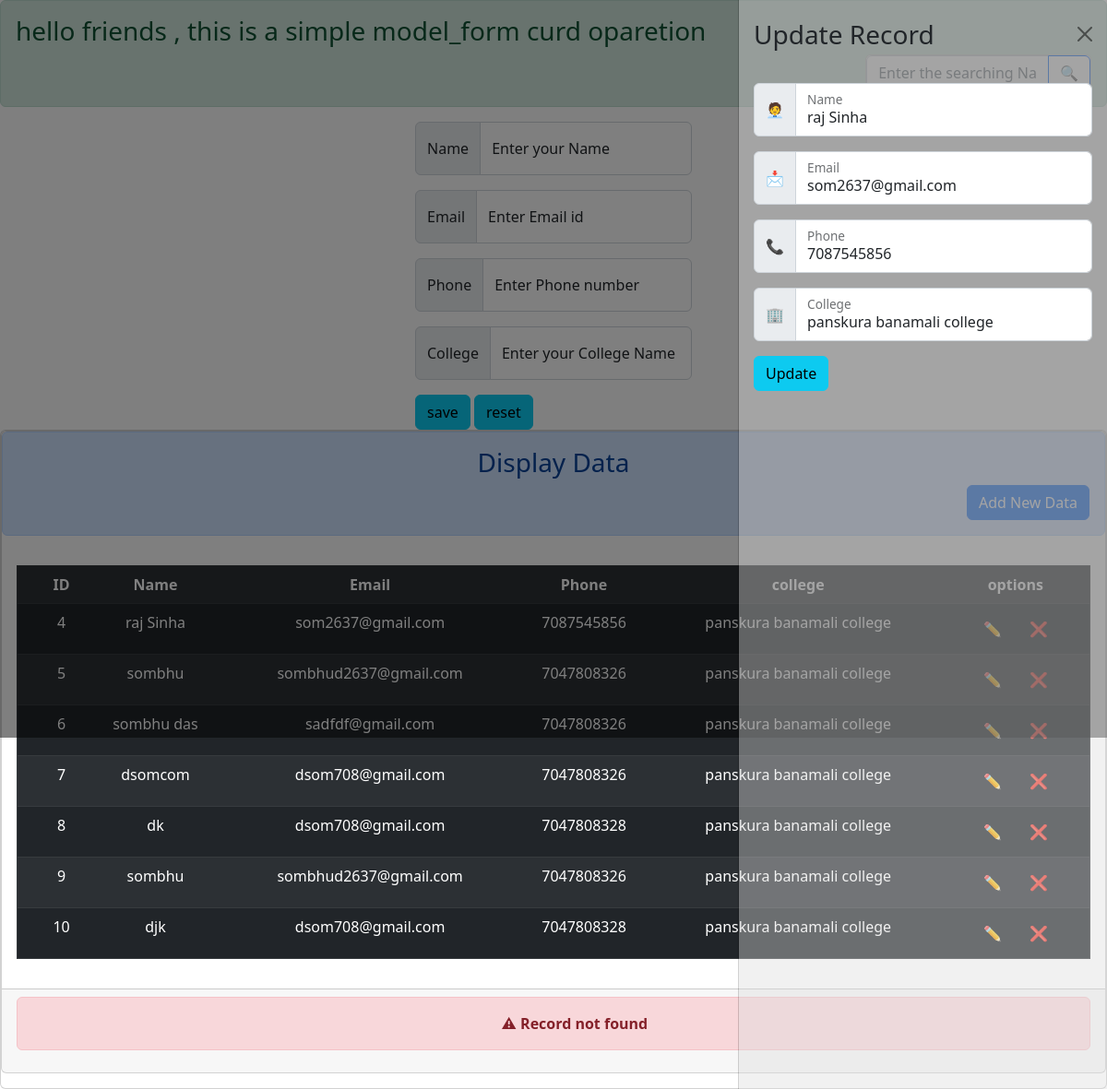
The app's page /edit/4 with its own data.
### p1/models.py (models this page shows)
class curd(models.Model):
	name=models.CharField(max_length=70)
	email=models.EmailField(max_length=80)
	phone=models.IntegerField()
	college=models.CharField(max_length=200)

### p1/views.py (the view)
# urls.py: path('edit/<int:id>' , views.edit, name="edit"),
def edit(request,id):
	f=curd.objects.get(pk=id)
	fm=pr2(instance=f) #return specific record
	form=pr2()
	display=curd.objects.all()
	return render(request, "update.html" , { 'id':id ,'data': display , 'form':form ,'up':fm ,})

### p1/forms.py
class pr2(forms.ModelForm):
	class Meta:
		model=curd
		fields= ("name" , "email", "phone", "college")
		widgets={
		  'name':forms.TextInput(attrs={'class':'form-control' , 'id':'floatingInputGroup1' ,'placeholder':'Name'}),
		  'email':forms.EmailInput(attrs={'class':'form-control' ,'id':'floatingInputGroup1' ,'placeholder':'Email'}),
		  'phone':forms.NumberInput( attrs={'class':'form-control' ,'id':'floatingInputGroup1' ,'placeholder':'Phone'}),
		  'college':forms.TextInput(attrs={'class':'form-control','id':'floatingInputGroup1' ,'placeholder':'college'}),
		}

### p1/templates/update.html (shortened to what this page needs)
{%include "index.html"%}
               <div class="offcanvas offcanvas-end show" tabindex="-1" id="offcanvas" aria-labelledby="offcanvasLabel"  style="background-color: rgba(220, 220, 220, .4); ">
  <div class="offcanvas-header">
    <h3 class="offcanvas-title" id="offcanvasLabel">Update Record</h3>
    <button type="button" class="btn-close" data-bs-dismiss="offcanvas" aria-label="Close"></button>
  </div>
  <div class="offcanvas-body">
                  <form method="POST" action="{%  url 'update' id %}">
     <div class="input-group mb-3">
  <span class="input-group-text">🧑‍💼</span>
  <div class="form-floating">
{{up.name}}    <label for="floatingInputGroup1">Name</label>
  </div>
</div>
<div class="input-group mb-3">
  <span class="input-group-text">📩</span>
  <div class="form-floating">
{{up.email}}
 <label for="floatingInputGroup1">Email</label>
  </div>
</div>
<div class="input-group mb-3">
  <span class="input-group-text">📞</span>
  <div class="form-floating">
{{up.phone}}    <label for="floatingInputGroup1">Phone</label>
  </div>
</div>
<div class="input-group mb-3">
  <span class="input-group-text">🏢</span>
  <div class="form-floating">
{{up.college}}    <label for="floatingInputGroup1">College</label>
  </div>
</div>
     <button type="submit" class="btn btn-info">Update</button>
    </form>
  </div>
</div>

### p1/templates/index.html (shortened to what this page needs)
<!doctype html>
<html lang="en">
  <head>
    <link href="https://cdn.jsdelivr.net/npm/bootstrap@5.2.3/dist/css/bootstrap.min.css" rel="stylesheet">
  </head>
  <body>
    <div class="curd">
     <div class="alert alert-success" role="alert">
   <h3>hello friends , this is a simple model_form curd oparetion</h3>
  <form  style="margin-left: 79%; " class="card text-center" method="POST" action="{% url 'search' %}">
    <div class="input-group">
  <input type="text"  class="form-control" placeholder="Enter the searching Name"  aria-describedby="button-addon2" name="search">
  <button class="btn btn-outline-primary" type="submit" id="button-addon2">🔍</button></div>
</form>
  </div>
    <form method="POST" action="{% url 'add'%}" class="col-sm-3 mx-auto" >
     <div class="input-group mb-3" aria-label="Small button group">
  <span class="input-group-text">Name</span>
  <div class="form-floating">
    {{form.name}}
    <label for="floatingInputGroup1">Enter your Name</label>
  </div>
</div>
<div class="input-group mb-3">
  <span class="input-group-text">Email</span>
  <div class="form-floating">
    {{form.email}}
    <label for="floatingInputGroup1">Enter Email id</label>
  </div>
</div>
<div class="input-group mb-3">
  <span class="input-group-text">Phone</span>
  <div class="form-floating">
   {{form.phone}}
    <label for="floatingInputGroup1">Enter Phone number</label>
  </div>
</div>
<div class="input-group mb-3">
  <span class="input-group-text">College</span>
  <div class="form-floating">
    {{form.college}}
    <label for="floatingInputGroup1"> Enter your College Name</label>
  </div>
</div>
    <button type="submit" class="btn btn-info" onclick="">save</button>
      <button type="reset" class="btn btn-info" >reset</button>
    </form>
  </div>
<div class="card">
    <div class="card text-center">
  <div  class="alert alert-primary" role="alert">
   <h3> Display Data</h3>
<div  class="text-end">
 <button  class="btn btn-primary" type="button" data-bs-toggle="offcanvas" data-bs-target="#offcanvasTop" aria-controls="offcanvasTop">Add New Data</button> </div>
  </div>
 {% block show%}
  <div class="card-body">
     <table border="" class="table table-dark table-striped">
        <th align="text-center">
          <td ><b>ID</b></td>
          <td ><b>Name</b></td>
          <td ><b>Email</b></td>
          <td ><b>Phone</b></td>
          <td><b>college</b></td>
          <td><b>options</b></td>
        </th>
          {% for i in data %}
        <tr>
            <td></td>
            <td>{{ i.id}}</td>
            <td>{{ i.name }}</td>
            <td>{{i.email}}</td>
            <td>{{i.phone}}</td>
            <td>{{i.college}}</td>
            <td>
              <span class="inline">
              <form  method="POST" action="{% url 'edit' i.id%}">
                  <button class="btn btn-outline-none" type="submit" >✏️</button>
             </form></span>
               <span class="inline">
               <button class="btn btn-outline-none" type="button" data-bs-toggle="offcanvas" data-bs-target="#offcanvasBottom" aria-controls="offcanvasBottom">❌</button>
                  </span>
                  </div>
                 </div>
            </td>
          </tr>
            {% endfor %}
  {% endblock %}
  <div class="card-footer text-muted">
{% block page%}
<nav aria-label="Page navigation example " style="">
   {% if s > 0 %}
  <div> Total Record <b> {{s}} </b>  and total page  <b>{{p}} </b> </div>
  <div style="margin-left:80%">
  <ul class="pagination">
    {% if data.has_previous%}
    <li class="page-item"><a class="page-link" href="/?page={{ data.previous_page_number}}">Previous</a></li>
    {%endif %}
   <!---
   <li class="page-item"><a class="page-link" href="/show/?page=1">1</a></li>
    <li class="page-item"><a class="page-link" href="/show/?page=2">2</a></li>
    <li class="page-item"><a class="page-link" href="/show/?page=3">3</a></li>
  -->
    {% if data.has_next %}
    <li class="page-item"><a class="page-link" href="/?page={{ data.next_page_number}}">Next</a></li>
    {% endif %}
  </ul>
</div>
{% else %}
<div class="alert alert-danger d-flex align-items-center " role="alert">
  <div style="margin-left:45%">
    <b>⚠  Record not found</b>
  </div>
</div>
{% endif %}
</nav>
{%endblock%}
  </div>
    <div class="col-sm-5">
    </div>
  </body>
</html>

### p1/templates/index.html (style rules this page uses)
* { background: ; padding: 0; margin: 0; box-sizing: border-box; }
span.inline { border: ; display:inline-block; }

### records on screen
curd: id "4", name "raj Sinha", email "som2637@gmail.com", phone "7087545856", college "panskura banamali college"
curd: id "5", name "sombhu", email "sombhud2637@gmail.com", phone "7047808326", college "panskura banamali college"
curd: id "6", name "sombhu das", email "sadfdf@gmail.com", phone "7047808326", college "panskura banamali college"
curd: id "7", name "dsomcom", email "dsom708@gmail.com", phone "7047808326", college "panskura banamali college"
curd: id "8", name "dk", email "dsom708@gmail.com", phone "7047808328", college "panskura banamali college"
curd: id "9", name "sombhu", email "sombhud2637@gmail.com", phone "7047808326", college "panskura banamali college"
curd: id "10", name "djk", email "dsom708@gmail.com", phone "7047808328", college "panskura banamali college"
